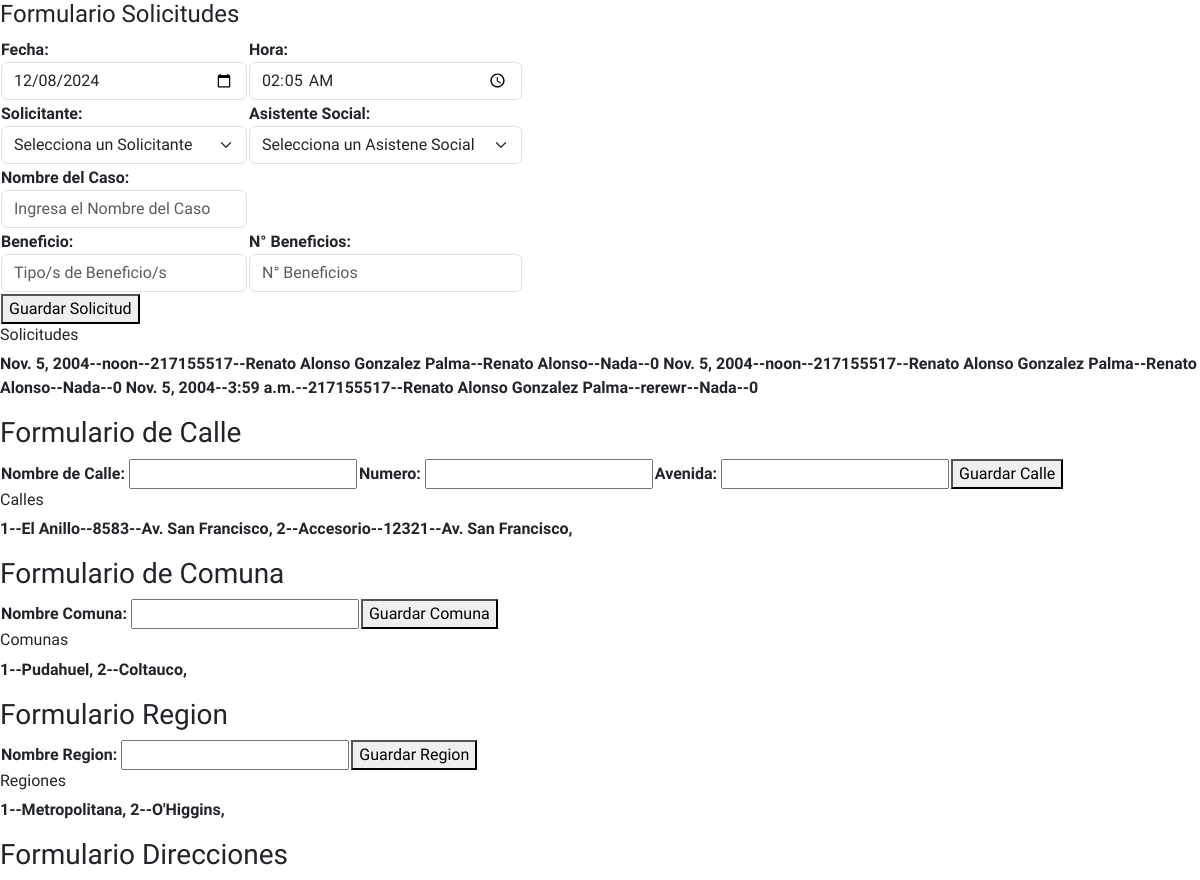
The app's page /pruebas (upper part), older data.
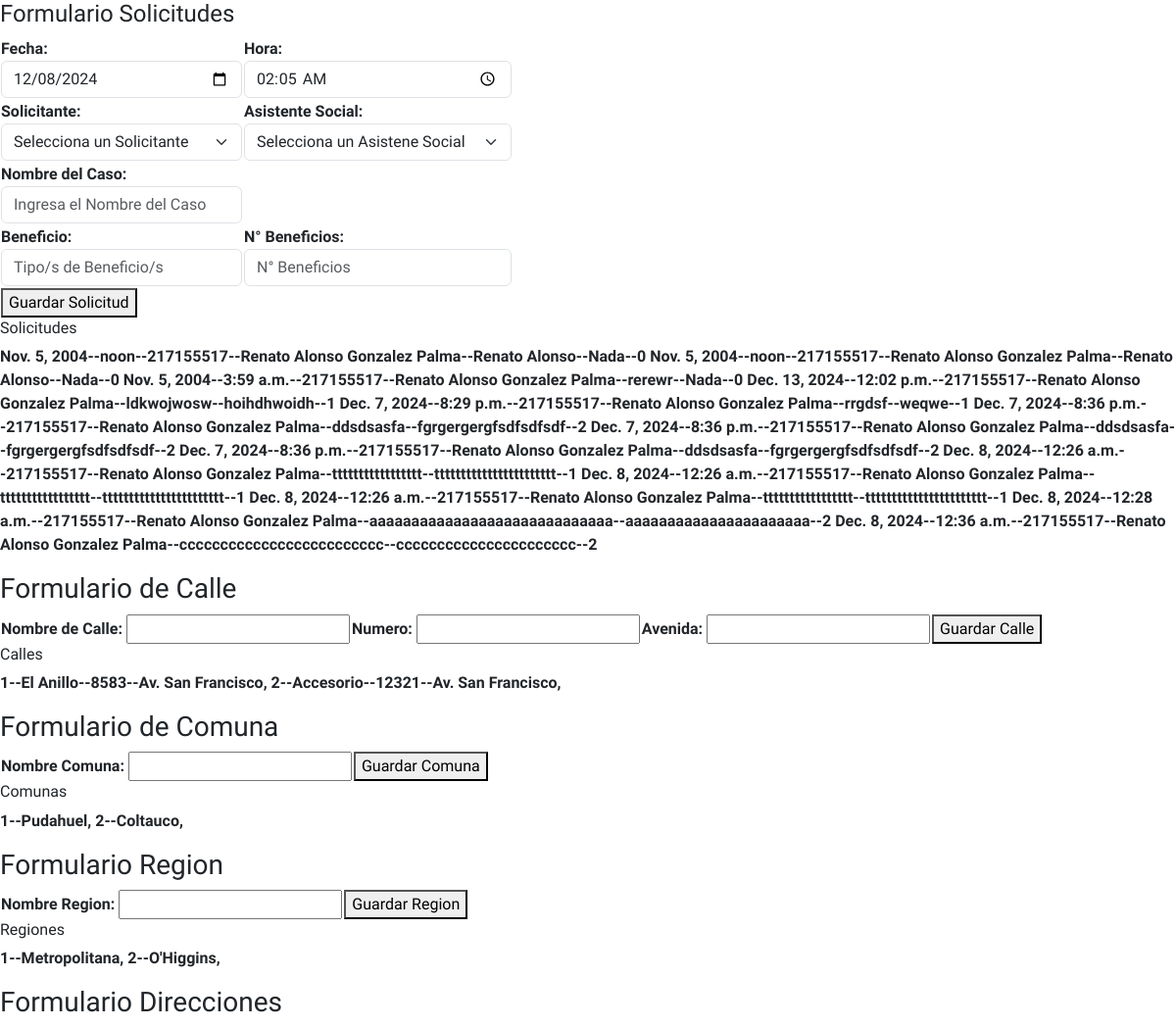
The same page, newer data.
### solicitudes/models.py (models this page shows)
class Solicitud(models.Model):
    numeroSolicitud = models.AutoField(db_column='n_solicitud', primary_key=True)
    nombre = models.CharField(max_length=150, blank=False, null=False)
    beneficio = models.CharField(max_length=250, blank=False, null=False)
    descripcionBeneficio = models.CharField(max_length=500, blank=True, null=True)
    cantidadBeneficios = models.IntegerField(blank=False, null=False)
    hora = models.TimeField(blank=False, null=False)
    fecha = models.DateField(blank=False, null=False)
    fkRutAsistenteSocial = models.ForeignKey('Asistente_Social', on_delete=models.CASCADE, db_column='rutAsistenteSocial')
    fkRutSolicitante = models.ForeignKey('Solicitante', on_delete=models.CASCADE, db_column='rutSolicitante')

class Solicitante(models.Model):
    rutSolicitante = models.CharField(max_length=13, primary_key=True)
    primerNombre = models.CharField(max_length=100, blank=False, null=False)
    segundoNombre = models.CharField(max_length=160, blank=False, null=False)
    primerApellido = models.CharField(max_length=100, blank=False, null=False)
    segundoApellido = models.CharField(max_length=160, blank=False, null=False)
    telefono = models.IntegerField(blank=False, null=False)
    edad = models.IntegerField(blank=False, null=False)
    correo = models.CharField(max_length=150, blank=False, null=False)
    grupoFamiliar = models.CharField(max_length=150, blank=False, null=False)
    fkDireccion = models.ForeignKey('Direccion', on_delete=models.CASCADE, db_column='id_direccion')
    fkDetalleDireccion = models.ForeignKey('Detalle_Direccion', on_delete=models.CASCADE, db_column='id_detalle_direccion')
    def __str__(self):
        return str(self.rutSolicitante)

class Asistente_Social(models.Model):
    rutAsistenteSocial = models.CharField(max_length=13, primary_key=True)
    nombres = models.CharField(max_length=150, blank=False, null=False)
    apellidos = models.CharField(max_length=150, blank=False, null=False)
    telefono = models.IntegerField(blank=False, null=False)
    edad = models.IntegerField(blank=False, null=False)
    correo = models.CharField(max_length=150, blank=False, null=False)
    fkDireccion = models.ForeignKey('Direccion', on_delete=models.CASCADE, db_column='id_direccion')
    def __str__(self):
        return str(self.nombres +" "+ self.apellidos)

class Calle(models.Model):
    idCalle = models.AutoField(db_column='id_calle', primary_key=True)
    nombre = models.CharField(max_length=90, blank=False, null=False)
    numero = models.IntegerField(blank=False, null=False)
    avenida = models.CharField(max_length=90, blank=False, null=False)
    def __str__(self):
        formato_numero = str(self.numero)
        return str(self.nombre +" "+ formato_numero +", "+ self.avenida)

class Comuna(models.Model):
    idComuna = models.AutoField(db_column='id_comuna', primary_key=True)
    nombre = models.CharField(max_length=90, blank=False, null=False)
    def __str__(self):
        return str(self.nombre)

class Region(models.Model):
    idRegion = models.AutoField(db_column='id_region', primary_key=True)
    nombre = models.CharField(max_length=90, blank=False, null=False)
    def __str__(self):
        return str(self.nombre)

### solicitudes/views.py (the view, shortened to what this page needs)
# urls.py: path('pruebas', views.pruebas, name='pruebas'),
def pruebas(request):
    context = {}
    calleData = Calle.objects.all()
    comunaData = Comuna.objects.all()
    regionData = Region.objects.all()
    direccionData = Direccion.objects.all()
    asistenteSocialData = Asistente_Social.objects.all()
    detalleDireccionData = Detalle_Direccion.objects.all()
    solicitanteData = Solicitante.objects.all()
    solicitudData = Solicitud.objects.all()
    formCalle = CalleForm
    formComuna = ComunaForm
    formRegion = RegionForm
    formDireccion = DireccionForm
    formAsistenteSocial = AsistenteSocialForm
    formDetalleDireccion = DetalleDireccionForm
    formSolicitante = SolicitanteForm
    formSolicitud = SolicitudForm
    context['dataCalle'] = calleData
    context['dataComuna'] = comunaData
    context['dataRegion'] = regionData
    context['dataDireccion'] = direccionData
    context['dataAsistenteSocial'] = asistenteSocialData
    context['dataDetalleDireccion'] = detalleDireccionData
    context['dataSolcitante'] = solicitanteData
    context['dataSolicitud'] = solicitudData
    context['formCalle'] = formCalle
    context['formComuna'] = formComuna
    context['formRegion'] = formRegion
    context['formDireccion'] = formDireccion
    context['formAsistenteSocial'] = formAsistenteSocial
    context['formDetalleDireccion'] = formDetalleDireccion
    context['formSolicitante'] = formSolicitante
    context['formSolicitud'] = formSolicitud
    return render(request, 'solicitud/pruebas.html', context)

### solicitudes/models.py (called while the page is built)
    def __str__(self):
        return f"{self.fkCalle}, {self.fkComuna} ({self.fkRegion})"

    def __str__(self):
        return str(self.casa +" "+ self.poblacion_villa_condominio +" "+ self.unidadVecinal +" "+ self.depto +" "+ self.block_edificio)

### solicitudes/templates/solicitud/pruebas.html (shortened to what this page needs)
{% extends 'components/base.html' %}
{% load static %}
{% block content %}
<div>
    <h4>Formulario Solicitudes</h4>
    <form method="post" action="{% url 'pruebas' %}">
        <table>
            <tr>
                <td>Fecha: {{ formSolicitud.fecha }}</td>
                <td>Hora: {{ formSolicitud.hora }}</td>
            </tr>
            <tr>
                <td>Solicitante: {{ formSolicitud.fkRutSolicitante }}</td>
                <td>Asistente Social: {{ formSolicitud.fkRutAsistenteSocial }}</td>
            </tr>
            <tr>
                <td>Nombre del Caso: {{ formSolicitud.nombre }}</td>
            </tr>
            <tr>
                <td>Beneficio: {{ formSolicitud.beneficio }}</td>
                <td>N° Beneficios: {{ formSolicitud.cantidadBeneficios }}</td>
            </tr>
            <tr>
                <td>
                    <button name="guardarSolicitud">Guardar Solicitud</button>
                </td>
            </tr>
        </table>
    </form>
    <h6>Solicitudes</h6>
    <p>
        {% for solicitud in dataSolicitud %}
            {{ solicitud.fecha }}--{{ solicitud.hora }}--{{ solicitud.fkRutSolicitante }}--{{ solicitud.fkRutAsistenteSocial }}--{{ solicitud.nombre }}--{{ solicitud.beneficio }}--{{ solicitud.cantidadBeneficios }}
        {% endfor %}
    </p>
    <h3>Formulario de Calle</h3>
    <table>
        <form method="post" action="{% url 'pruebas' %}">
            <td>Nombre de Calle: {{ formCalle.nombre }}</td>
            <td>Numero: {{ formCalle.numero }}</td>
            <td>Avenida: {{ formCalle.avenida }}</td>
            <td><button name="guardarCalle">Guardar Calle</button></td>
        </form>
    </table>
    <h6>Calles</h6>
    <p>
        {% for calle in dataCalle %}
            {{ calle.idCalle }}--{{ calle.nombre }}--{{ calle.numero }}--{{ calle.avenida }},
        {% endfor %}
    </p>
    <h3>Formulario de Comuna</h3>
    <table>
        <form method="post" action="{% url 'pruebas' %}">
            <td>Nombre Comuna: {{ formComuna.nombre }}</td>
            <td><button name="guardarComuna">Guardar Comuna</button></td>
        </form>
    </table>
    <h6>Comunas</h6>
    <p>
        {% for comuna in dataComuna %}
            {{ comuna.idComuna }}--{{ comuna.nombre }},
        {% endfor %}
    </p>
    <h3>Formulario Region</h3>
    <table>
        <form method="post" action="{% url 'pruebas' %}">
            <td>Nombre Region: {{ formRegion.nombre }}</td>
            <td><button name="guardarRegion">Guardar Region</button></td>
        </form>
    </table>
    <h6>Regiones</h6>
    <p>
        {% for region in dataRegion %}
            {{ region.idRegion }}--{{ region.nombre }},
        {% endfor %}
    </p>
    <h3>Formulario Direcciones</h3>
</div>
{% endblock %}

### solicitudes/templates/components/base.html (shortened to what this page needs)
{% load static %}
<!DOCTYPE html>
<html lang="es">
<head>
    <link rel="stylesheet" href="{% static 'css/base.css' %}">
    <link href="https://cdn.jsdelivr.net/npm/bootstrap@5.3.3/dist/css/bootstrap.min.css" rel="stylesheet">
</head>
<body class="default-body">
    {% block content %}
    {% endblock %}
</body>
</html>

### static/css/base.css (style rules this page uses)
.default-body { font-family: "Barlow Semi Condensed", sans-serif; font-weight: 600; font-style: normal; }

Row changes from the older to the newer data that the page shows:
added Solicitud: fecha "Dec. 13, 2024", hora "12:02 p.m.", fkRutSolicitante "217155517", fkRutAsistenteSocial "Renato Alonso Gonzalez Palma", nombre "ldkwojwosw", beneficio "hoihdhwoidh", cantidadBeneficios "1"
added Solicitud: fecha "Dec. 7, 2024", hora "8:29 p.m.", fkRutSolicitante "217155517", fkRutAsistenteSocial "Renato Alonso Gonzalez Palma", nombre "rrgdsf", beneficio "weqwe", cantidadBeneficios "1"
added Solicitud: fecha "Dec. 7, 2024", hora "8:36 p.m.", fkRutSolicitante "217155517", fkRutAsistenteSocial "Renato Alonso Gonzalez Palma", nombre "ddsdsasfa", beneficio "fgrgergergfsdfsdfsdf", cantidadBeneficios "2"
added Solicitud: fecha "Dec. 7, 2024", hora "8:36 p.m.", fkRutSolicitante "217155517", fkRutAsistenteSocial "Renato Alonso Gonzalez Palma", nombre "ddsdsasfa", beneficio "fgrgergergfsdfsdfsdf", cantidadBeneficios "2"
added Solicitud: fecha "Dec. 7, 2024", hora "8:36 p.m.", fkRutSolicitante "217155517", fkRutAsistenteSocial "Renato Alonso Gonzalez Palma", nombre "ddsdsasfa", beneficio "fgrgergergfsdfsdfsdf", cantidadBeneficios "2"
added Solicitud: fecha "Dec. 8, 2024", hora "12:26 a.m.", fkRutSolicitante "217155517", fkRutAsistenteSocial "Renato Alonso Gonzalez Palma", nombre "ttttttttttttttttt", beneficio "ttttttttttttttttttttttt", cantidadBeneficios "1"
added Solicitud: fecha "Dec. 8, 2024", hora "12:26 a.m.", fkRutSolicitante "217155517", fkRutAsistenteSocial "Renato Alonso Gonzalez Palma", nombre "ttttttttttttttttt", beneficio "ttttttttttttttttttttttt", cantidadBeneficios "1"
added Solicitud: fecha "Dec. 8, 2024", hora "12:26 a.m.", fkRutSolicitante "217155517", fkRutAsistenteSocial "Renato Alonso Gonzalez Palma", nombre "ttttttttttttttttt", beneficio "ttttttttttttttttttttttt", cantidadBeneficios "1"
added Solicitud: fecha "Dec. 8, 2024", hora "12:28 a.m.", fkRutSolicitante "217155517", fkRutAsistenteSocial "Renato Alonso Gonzalez Palma", nombre "aaaaaaaaaaaaaaaaaaaaaaaaaaaaa", beneficio "aaaaaaaaaaaaaaaaaaaaaa", cantidadBeneficios "2"
added Solicitud: fecha "Dec. 8, 2024", hora "12:36 a.m.", fkRutSolicitante "217155517", fkRutAsistenteSocial "Renato Alonso Gonzalez Palma", nombre "ccccccccccccccccccccccccc", beneficio "cccccccccccccccccccccc", cantidadBeneficios "2"
